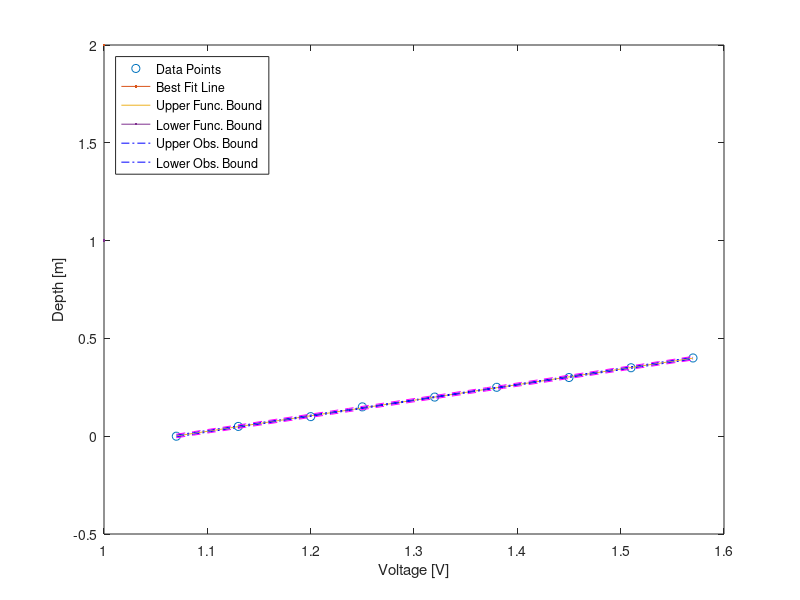

MATLAB code for this plot:
%#ok<*NOPTS>
% voltage and depth data
voltage = [1.07, 1.13, 1.20, 1.25, 1.32, 1.38, 1.45, 1.51, 1.57];
depth = 0:0.05:0.4;


confLev = 0.95; % The confidence level
N = length(depth); % The number of data points
voltagebar = mean(voltage);
depthbar = mean(depth);
Sxx = dot((voltage-voltagebar),(voltage-voltagebar));
%Sxx = (voltage-voltagebar)*transpose(voltage-voltagebar);
% beta1 is the estimated best slope of the best-fit line
beta1 = dot((voltage-voltagebar),(depth-depthbar))/Sxx;
% beta1 = ((voltage-voltagebar)*transpose(depth-depthbar))/Sxx
% beta0 is the estimated best-fit y-intercept of the best fit line
beta0 = depthbar - beta1*voltagebar;
yfit = beta0 + beta1*voltage;
SSE = dot((depth - yfit),(depth - yfit)); % Sum of the squared residuals
% SSE = (depth - yfit)*transpose(depth - yfit) % Sum of the squared residuals
Se = sqrt(SSE/(N-2)); % The Root Mean Square Residual
Sbeta0 = Se*sqrt(1/N + voltagebar^2/Sxx);
Sbeta1 = Se/sqrt(Sxx);
% tinv defaults to 1-sided test. We need 2-sises, hence:(1-0.5*(1-confLev))
StdT = tinv((1-0.5*(1-confLev)),N-2); % The Student's t factor
lambdaBeta1 = StdT*Sbeta1; % The 1/2 confidence interval on beta1
lambdaBeta0 = StdT*Sbeta0; % The 1/2 confidence interval on beta0
range = max(voltage) - min(voltage);
xplot = min(voltage):range/30:max(voltage); % Generate array for plotting
yplot = beta0 + beta1*xplot; % Generate array for plotting
Syhat = Se*sqrt(1/N + (xplot - voltagebar).*(xplot - voltagebar)/Sxx);
lambdayhat = StdT*Syhat;
Sy = Se*sqrt(1+1/N + (xplot - voltagebar).*(xplot - voltagebar)/Sxx);
lambday = StdT*Sy;
figure(1)
plot(voltage,depth,'o', LineWidth=2)
hold on
plot(xplot,yplot, LineWidth=1)
plot(xplot,yplot+lambdayhat,'-.b',xplot,yplot-lambdayhat,'-.b')
plot(xplot,yplot+lambday,'--m',xplot,yplot-lambday,'--m')
xlabel('Voltage [V]')
ylabel('Depth [m]')
if beta1 > 0 % Fix this
    location = 'northwest';
else
    location = 'northeast';
end
legend('Data Points','Best Fit Line','Upper Func. Bound',...
    'Lower Func. Bound', 'Upper Obs. Bound', 'Lower Obs. Bound',...
    'Location', location)
print("lab 7 section 3.1.png", "-dpng");
hold off

slope = beta1
intercept = beta0 